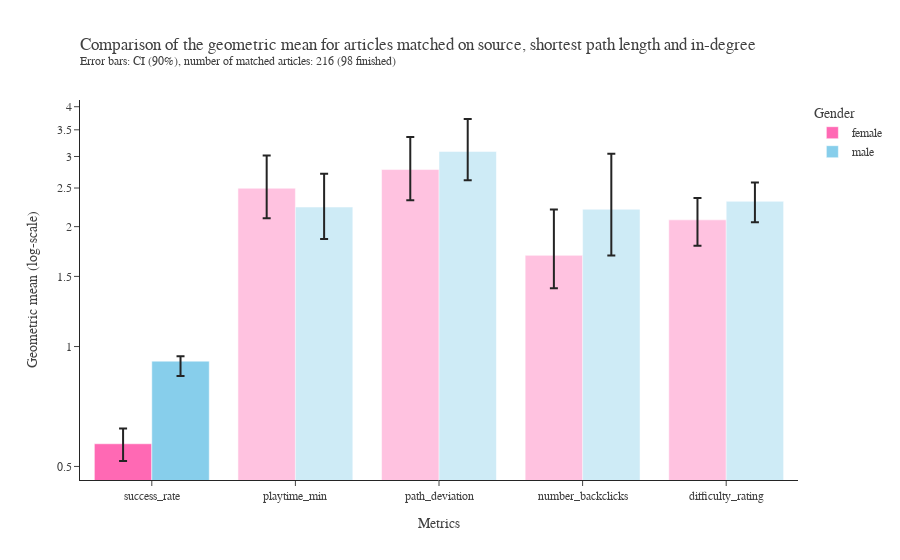

This figure's notebook cell:
### Code cell
summary_figure(degree_match_summary, f"{len(degree_match)} ({len(fin_degree_match)} finished)", "source, shortest path length and in-degree", "degree_match", opacity = [1,0.4,0.4,0.4,0.4])

### Figure 1 — Plotly figure (JSON) as saved in the notebook; plotly's stock layout.template omitted (floating-point values rounded to 4 significant figures)
{"data": [{"error_y": {"array": [0.053, 0.522, 0.576, 0.515, 0.281], "arrayminus": [0.054, 0.398, 0.451, 0.294, 0.288], "type": "data"}, "hovertemplate": "Geometric mean: %{y}", "marker": {"color": ["hotpink", "hotpink", "hotpink", "hotpink", "hotpink", "hotpink"], "opacity": [1, 0.4, 0.4, 0.4, 0.4]}, "name": "female", "type": "bar", "x": ["success_rate", "playtime_min", "path_deviation", "number_backclicks", "difficulty_rating"], "y": [0.57, 2.497, 2.782, 1.694, 2.08]}, {"error_y": {"array": [0.026, 0.474, 0.637, 0.839, 0.264], "arrayminus": [0.075, 0.377, 0.473, 0.518, 0.266], "type": "data"}, "hovertemplate": "Geometric mean: %{y}", "marker": {"color": ["skyblue", "skyblue", "skyblue", "skyblue", "skyblue", "skyblue"], "opacity": [1, 0.4, 0.4, 0.4, 0.4]}, "name": "male", "type": "bar", "x": ["success_rate", "playtime_min", "path_deviation", "number_backclicks", "difficulty_rating"], "y": [0.919, 2.24, 3.089, 2.211, 2.316]}], "layout": {"barmode": "group", "font": {"color": "#404040", "family": "Times New Roman, serif"}, "legend": {"title": {"text": "Gender"}}, "title": {"text": "Comparison of the geometric mean for articles matched on source, shortest path length and in-degree<br><sup>Error bars: CI (90%), number of matched articles: 216 (98 finished)</sup>", "x": 0, "xref": "paper"}, "xaxis": {"title": {"text": "Metrics"}}, "yaxis": {"title": {"text": "Geometric mean (log-scale)"}, "type": "log"}}}
